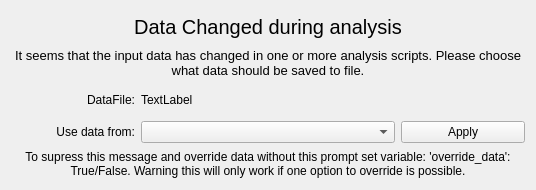
<?xml version="1.0" encoding="UTF-8"?>
<ui version="4.0">
 <class>Form</class>
 <widget class="QWidget" name="Form">
  <property name="geometry">
   <rect>
    <x>0</x>
    <y>0</y>
    <width>536</width>
    <height>190</height>
   </rect>
  </property>
  <property name="windowTitle">
   <string>Form</string>
  </property>
  <layout class="QGridLayout" name="gridLayout">
   <item row="5" column="0">
    <widget class="QLabel" name="label_4">
     <property name="text">
      <string>Use data from:</string>
     </property>
     <property name="alignment">
      <set>Qt::AlignRight|Qt::AlignTrailing|Qt::AlignVCenter</set>
     </property>
    </widget>
   </item>
   <item row="5" column="1" colspan="2">
    <widget class="QComboBox" name="LevelComboBox"/>
   </item>
   <item row="0" column="0" colspan="4">
    <widget class="QLabel" name="label">
     <property name="font">
      <font>
       <pointsize>15</pointsize>
      </font>
     </property>
     <property name="text">
      <string>Data Changed during analysis</string>
     </property>
     <property name="alignment">
      <set>Qt::AlignCenter</set>
     </property>
    </widget>
   </item>
   <item row="2" column="0" colspan="4">
    <widget class="QLabel" name="label_2">
     <property name="font">
      <font>
       <pointsize>10</pointsize>
      </font>
     </property>
     <property name="text">
      <string>It seems that the input data has changed in one or more analysis scripts. Please choose what data should be saved to file.</string>
     </property>
     <property name="alignment">
      <set>Qt::AlignCenter</set>
     </property>
     <property name="wordWrap">
      <bool>true</bool>
     </property>
    </widget>
   </item>
   <item row="6" column="0" colspan="4">
    <widget class="QLabel" name="label_5">
     <property name="text">
      <string>To supress this message and override data without this prompt set variable: 'override_data': True/False. Warning this will only work if one option to override is possible.</string>
     </property>
     <property name="alignment">
      <set>Qt::AlignCenter</set>
     </property>
     <property name="wordWrap">
      <bool>true</bool>
     </property>
    </widget>
   </item>
   <item row="5" column="3">
    <widget class="QPushButton" name="ApplyButton">
     <property name="text">
      <string>Apply</string>
     </property>
    </widget>
   </item>
   <item row="3" column="0">
    <widget class="QLabel" name="label_3">
     <property name="text">
      <string>DataFile:</string>
     </property>
     <property name="alignment">
      <set>Qt::AlignRight|Qt::AlignTrailing|Qt::AlignVCenter</set>
     </property>
    </widget>
   </item>
   <item row="3" column="1" colspan="3">
    <widget class="QLabel" name="datafile_label">
     <property name="text">
      <string>TextLabel</string>
     </property>
    </widget>
   </item>
  </layout>
 </widget>
 <resources/>
 <connections/>
</ui>
